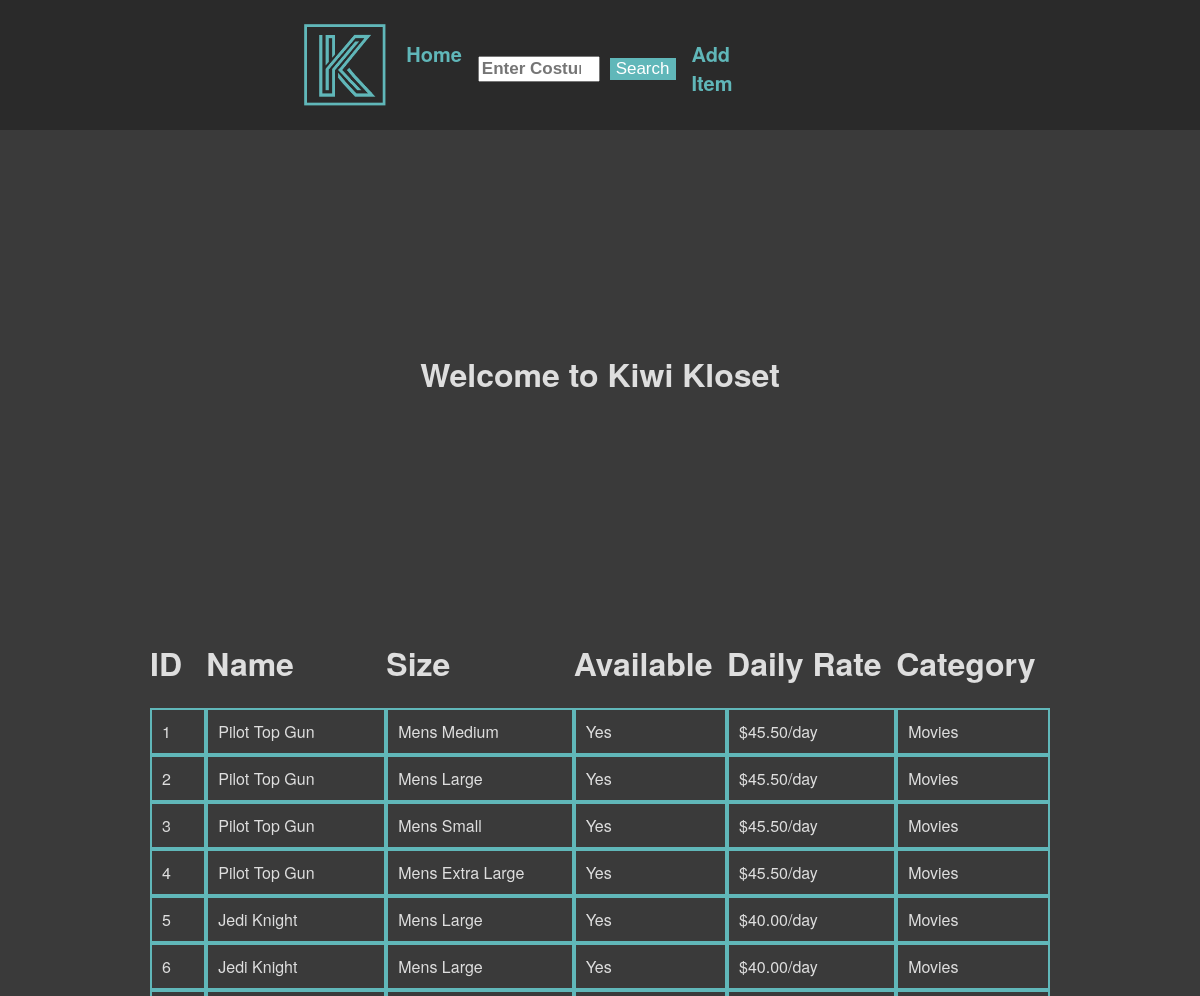
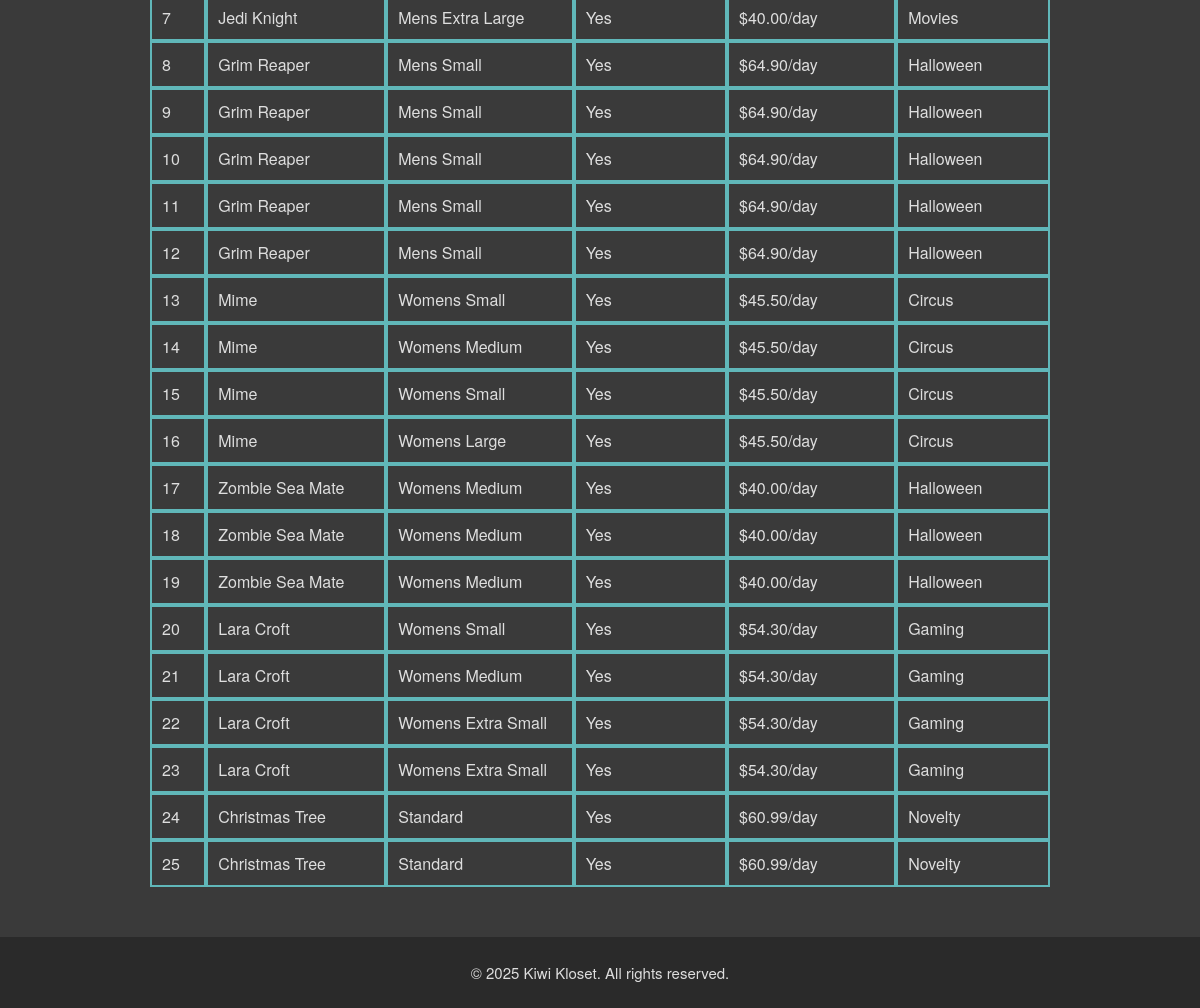
Page /components/pages/index.php on the committed database (2 pictures, top to bottom).
### tables this page shows
CREATE TABLE costumes (
    id INT PRIMARY KEY AUTO_INCREMENT,
	is_available TINYINT(1) NOT NULL,
	branch_id INT NOT NULL,
	name VARCHAR(255) NOT NULL,
	size VARCHAR(255) NOT NULL,
	daily_rate DECIMAL(10, 2) NOT NULL,
	category VARCHAR(255) NOT NULL
);

### queries/select_queries.php (called while the page is built, shortened)
<?php
    require_once __DIR__ . '/../config/db.php';
    function getAllCostumes() {
        global $con;
        $query = "SELECT * FROM costumes";
        $result = mysqli_query($con, $query);
        return $result;
    }
?>

### components/pages/index.php (the view, shortened to what this page needs)
<!DOCTYPE html>
<html lang="en-us">
    <head>
        <link rel="stylesheet" href="../../styles/styles.css">
        <link rel="stylesheet" href="../../styles/navbar.css">
        <link rel="stylesheet" href="../../styles/footer.css">
    </head>
    <body class="content">
        <h1 class="centre-content">
            Welcome to Kiwi Kloset
        </h1>
        <div id="costumes">
            <h1>ID</h1>
            <h1>Name</h1>
            <h1>Size</h1>
            <h1>Available</h1>
            <h1>Daily Rate</h1>
            <h1>Category</h1>
            <?php
                require_once '../../config/db.php';
                require_once '../../queries/select_queries.php';
                try {
                $result = getAllCostumes();
                    if ($result) {
                        while ($row = $result->fetch_assoc()) {
                            echo '<div class="table-item">' . $row['id'] . '</div>';
                            echo '<div class="table-item">' . $row['name'] . '</div>';
                            echo '<div class="table-item">' . $row['size'] . '</div>';
                            if ($row['is_available'] == '1') {
                                echo '<div class="table-item">Yes</div>';
                            }
                            else {
                                echo '<div class="table-item">No</div>';
                            }
                            echo '<div class="table-item">$' . $row['daily_rate'] . '/day</div>';
                            echo '<div class="table-item">' . $row['category'] . '</div>';
                        }
                    }
                    else {
                        echo "<p>Error: " . mysqli_error($con) . "</p>";
                    }
                } catch (Exception $e) {
                    die ("Error fetching costumes: " . $e->getMessage());
                }
            ?>
        </div>
    </body>
</html>

### styles/styles.css (style rules this page uses)
html, body { margin: 0; padding: 0; width: 100%; }
p { font-size: 25px; }
.content { font-family: "Helvetica Neue", Helvetica, Arial, sans-serif; background-color: #3A3A3A; color: #dedede; }
#costumes { width: 75%; grid-column: 1 / span 2; grid-row: 2; min-height: 100%; margin-left: auto; margin-right: auto; display: grid; grid-template-columns: auto 20% auto auto auto auto; grid-auto-rows: min-content; padding-bottom: 50px; }
.table-item { border-color: #60b7b9; border-style: solid; border-width: 2px; padding: 10px; }
.centre-content { text-align: center; padding-top: 200px; padding-bottom: 200px; }

### styles/navbar.css (style rules this page uses)
.nav { border-color: #000000; display: flex; align-items: center; justify-content: space-between; padding-left: 300px; padding-right: 300px; padding-bottom: 15px; background-color: #2A2A2A; }
.nav-right { list-style-type: none; margin: 0; padding: 0; display: flex; padding-right: 150px; margin-top: 20px; cursor: pointer; }
.nav-right li a { display: block; color: white; padding: 14px 16px; color: #60b7b9; text-decoration: none; font-weight: bold; font-size: 20px; }
.nav-right input[type="number"] { display: block; margin-top: 2%; color: #60b7b9; text-decoration: none; font-weight: bold; font-size: 17px; width: 70%; }
.nav-right button { background-color: #60b7b9; border: none; color: white; margin-top: 2%; text-align: center; display: inline-block; font-size: 17px; cursor: pointer; }
#search-id { display: flex; align-items: center; gap: 10px; }
#search-form { display: flex; align-items: center; gap: 10px; }
.nav-left { padding-top: 20px; }

### styles/footer.css (style rules this page uses)
footer { text-align: center; padding: 10px; background-color: #2A2A2A; color: #DDDDDD; }
footer p { font-size: 15px !important; }

### rows in the picture
costumes: id "1", name "Pilot Top Gun", size "Mens Medium", is_available "Yes", daily_rate "45.50", category "Movies"
costumes: id "2", name "Pilot Top Gun", size "Mens Large", is_available "Yes", daily_rate "45.50", category "Movies"
costumes: id "3", name "Pilot Top Gun", size "Mens Small", is_available "Yes", daily_rate "45.50", category "Movies"
costumes: id "4", name "Pilot Top Gun", size "Mens Extra Large", is_available "Yes", daily_rate "45.50", category "Movies"
costumes: id "5", name "Jedi Knight", size "Mens Large", is_available "Yes", daily_rate "40.00", category "Movies"
costumes: id "6", name "Jedi Knight", size "Mens Large", is_available "Yes", daily_rate "40.00", category "Movies"
costumes: id "7", name "Jedi Knight", size "Mens Extra Large", is_available "Yes", daily_rate "40.00", category "Movies"
costumes: id "8", name "Grim Reaper", size "Mens Small", is_available "Yes", daily_rate "64.90", category "Halloween"
costumes: id "9", name "Grim Reaper", size "Mens Small", is_available "Yes", daily_rate "64.90", category "Halloween"
costumes: id "10", name "Grim Reaper", size "Mens Small", is_available "Yes", daily_rate "64.90", category "Halloween"
costumes: id "11", name "Grim Reaper", size "Mens Small", is_available "Yes", daily_rate "64.90", category "Halloween"
costumes: id "12", name "Grim Reaper", size "Mens Small", is_available "Yes", daily_rate "64.90", category "Halloween"
costumes: id "13", name "Mime", size "Womens Small", is_available "Yes", daily_rate "45.50", category "Circus"
costumes: id "14", name "Mime", size "Womens Medium", is_available "Yes", daily_rate "45.50", category "Circus"
costumes: id "15", name "Mime", size "Womens Small", is_available "Yes", daily_rate "45.50", category "Circus"
costumes: id "16", name "Mime", size "Womens Large", is_available "Yes", daily_rate "45.50", category "Circus"
costumes: id "17", name "Zombie Sea Mate", size "Womens Medium", is_available "Yes", daily_rate "40.00", category "Halloween"
costumes: id "18", name "Zombie Sea Mate", size "Womens Medium", is_available "Yes", daily_rate "40.00", category "Halloween"
costumes: id "19", name "Zombie Sea Mate", size "Womens Medium", is_available "Yes", daily_rate "40.00", category "Halloween"
costumes: id "20", name "Lara Croft", size "Womens Small", is_available "Yes", daily_rate "54.30", category "Gaming"
costumes: id "21", name "Lara Croft", size "Womens Medium", is_available "Yes", daily_rate "54.30", category "Gaming"
costumes: id "22", name "Lara Croft", size "Womens Extra Small", is_available "Yes", daily_rate "54.30", category "Gaming"
costumes: id "23", name "Lara Croft", size "Womens Extra Small", is_available "Yes", daily_rate "54.30", category "Gaming"
costumes: id "24", name "Christmas Tree", size "Standard", is_available "Yes", daily_rate "60.99", category "Novelty"
costumes: id "25", name "Christmas Tree", size "Standard", is_available "Yes", daily_rate "60.99", category "Novelty"
